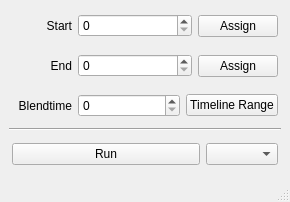
<?xml version="1.0" encoding="UTF-8"?>
<ui version="4.0">
 <class>StayOnFloor</class>
 <widget class="QMainWindow" name="StayOnFloor">
  <property name="geometry">
   <rect>
    <x>0</x>
    <y>0</y>
    <width>290</width>
    <height>202</height>
   </rect>
  </property>
  <property name="minimumSize">
   <size>
    <width>220</width>
    <height>0</height>
   </size>
  </property>
  <property name="windowTitle">
   <string>MainWindow</string>
  </property>
  <widget class="QWidget" name="centralwidget">
   <layout class="QVBoxLayout" name="verticalLayout">
    <item>
     <widget class="QFrame" name="start_frame">
      <property name="frameShape">
       <enum>QFrame::NoFrame</enum>
      </property>
      <property name="frameShadow">
       <enum>QFrame::Raised</enum>
      </property>
      <layout class="QHBoxLayout" name="horizontalLayout">
       <property name="leftMargin">
        <number>3</number>
       </property>
       <property name="topMargin">
        <number>3</number>
       </property>
       <property name="rightMargin">
        <number>3</number>
       </property>
       <property name="bottomMargin">
        <number>3</number>
       </property>
       <item>
        <widget class="QLabel" name="start_label">
         <property name="minimumSize">
          <size>
           <width>60</width>
           <height>0</height>
          </size>
         </property>
         <property name="lineWidth">
          <number>-3</number>
         </property>
         <property name="text">
          <string>Start</string>
         </property>
         <property name="alignment">
          <set>Qt::AlignRight|Qt::AlignTrailing|Qt::AlignVCenter</set>
         </property>
        </widget>
       </item>
       <item>
        <widget class="QSpinBox" name="start_spinBox">
         <property name="sizePolicy">
          <sizepolicy hsizetype="Expanding" vsizetype="Fixed">
           <horstretch>0</horstretch>
           <verstretch>0</verstretch>
          </sizepolicy>
         </property>
        </widget>
       </item>
       <item>
        <widget class="QPushButton" name="start_pushButton">
         <property name="text">
          <string>Assign</string>
         </property>
        </widget>
       </item>
      </layout>
     </widget>
    </item>
    <item>
     <widget class="QFrame" name="end_frame">
      <property name="frameShape">
       <enum>QFrame::NoFrame</enum>
      </property>
      <property name="frameShadow">
       <enum>QFrame::Raised</enum>
      </property>
      <layout class="QHBoxLayout" name="horizontalLayout_2">
       <property name="leftMargin">
        <number>3</number>
       </property>
       <property name="topMargin">
        <number>3</number>
       </property>
       <property name="rightMargin">
        <number>3</number>
       </property>
       <property name="bottomMargin">
        <number>3</number>
       </property>
       <item>
        <widget class="QLabel" name="end_label">
         <property name="minimumSize">
          <size>
           <width>60</width>
           <height>0</height>
          </size>
         </property>
         <property name="text">
          <string>End</string>
         </property>
         <property name="alignment">
          <set>Qt::AlignRight|Qt::AlignTrailing|Qt::AlignVCenter</set>
         </property>
        </widget>
       </item>
       <item>
        <widget class="QSpinBox" name="end_spinBox">
         <property name="sizePolicy">
          <sizepolicy hsizetype="Expanding" vsizetype="Fixed">
           <horstretch>0</horstretch>
           <verstretch>0</verstretch>
          </sizepolicy>
         </property>
        </widget>
       </item>
       <item>
        <widget class="QPushButton" name="end_pushButton">
         <property name="text">
          <string>Assign</string>
         </property>
        </widget>
       </item>
      </layout>
     </widget>
    </item>
    <item>
     <widget class="QFrame" name="blendtime_frame">
      <property name="frameShape">
       <enum>QFrame::NoFrame</enum>
      </property>
      <property name="frameShadow">
       <enum>QFrame::Raised</enum>
      </property>
      <layout class="QHBoxLayout" name="horizontalLayout_3">
       <property name="leftMargin">
        <number>3</number>
       </property>
       <property name="topMargin">
        <number>3</number>
       </property>
       <property name="rightMargin">
        <number>3</number>
       </property>
       <property name="bottomMargin">
        <number>3</number>
       </property>
       <item>
        <widget class="QLabel" name="blendtime_label">
         <property name="minimumSize">
          <size>
           <width>60</width>
           <height>0</height>
          </size>
         </property>
         <property name="text">
          <string>Blendtime</string>
         </property>
         <property name="alignment">
          <set>Qt::AlignRight|Qt::AlignTrailing|Qt::AlignVCenter</set>
         </property>
        </widget>
       </item>
       <item>
        <widget class="QSpinBox" name="blendtime_spinBox">
         <property name="sizePolicy">
          <sizepolicy hsizetype="Expanding" vsizetype="Fixed">
           <horstretch>0</horstretch>
           <verstretch>0</verstretch>
          </sizepolicy>
         </property>
        </widget>
       </item>
       <item>
        <widget class="QPushButton" name="blendtime_pushButton">
         <property name="text">
          <string>Timeline Range</string>
         </property>
        </widget>
       </item>
      </layout>
     </widget>
    </item>
    <item>
     <widget class="Line" name="line">
      <property name="orientation">
       <enum>Qt::Horizontal</enum>
      </property>
     </widget>
    </item>
    <item>
     <widget class="QFrame" name="run_frame">
      <property name="frameShape">
       <enum>QFrame::NoFrame</enum>
      </property>
      <property name="frameShadow">
       <enum>QFrame::Raised</enum>
      </property>
      <layout class="QHBoxLayout" name="horizontalLayout_4">
       <property name="leftMargin">
        <number>3</number>
       </property>
       <property name="topMargin">
        <number>3</number>
       </property>
       <property name="rightMargin">
        <number>3</number>
       </property>
       <property name="bottomMargin">
        <number>3</number>
       </property>
       <item>
        <widget class="QPushButton" name="run_pushButton">
         <property name="sizePolicy">
          <sizepolicy hsizetype="Expanding" vsizetype="Fixed">
           <horstretch>0</horstretch>
           <verstretch>0</verstretch>
          </sizepolicy>
         </property>
         <property name="text">
          <string>Run</string>
         </property>
        </widget>
       </item>
       <item>
        <widget class="QComboBox" name="run_comboBox"/>
       </item>
      </layout>
     </widget>
    </item>
   </layout>
  </widget>
  <widget class="QMenuBar" name="menubar">
   <property name="geometry">
    <rect>
     <x>0</x>
     <y>0</y>
     <width>290</width>
     <height>21</height>
    </rect>
   </property>
  </widget>
  <widget class="QStatusBar" name="statusbar"/>
 </widget>
 <resources/>
 <connections/>
</ui>
